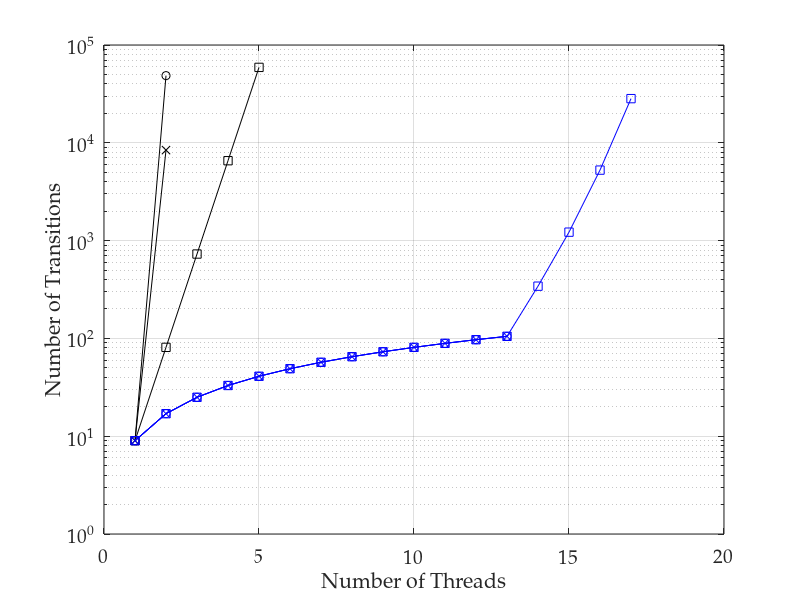

The MATLAB source for this figure: (Note: this script raises an error after producing the figure.)
%% importing data
transitions = dlmread('fs_trans_data.csv', ',', 1, 1);
% convert 0 values to NaNs, as these don't plot
transitions(transitions==0)=nan;
threads = [1:17];

%% plotting lines

semilogy(threads, transitions(:, 1), 'ko-')
hold on
semilogy(threads, transitions(:, 2), 'kx-')
semilogy(threads, transitions(:, 3), 'ks-')
semilogy(threads, transitions(:, 4), 'bo-')
semilogy(threads, transitions(:, 5), 'bx-')
semilogy(threads, transitions(:, 6), 'bs-')
hold off
grid on

%% adding axis labels
set(gca, 'FontName', 'Palatino Linotype', 'FontSize', 14);
xlabel('Number of Threads');
ylabel('Number of Transitions')

%% output pdf file
h = figure(1);
h.Units = 'centimeters'; % set figure position to cm
h.Position([3:4]) = [17,12]; % resize figure
Plot2LaTeX( h, 'fs_trans_fig' )